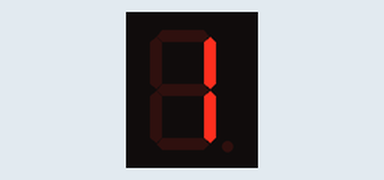
This sketch was run on a simulated Arduino Uno, built with avr-gcc and run on an emulated ATmega328P. On the bench: 1-digit seven-segment display. Wiring (inferred from the names in the program): 1-digit 7-segment display, segments lit when HIGH: segments pin 6, pin 5, pin 4, pin 3, pin 2, pin 1, pin 0. The segment pins are drawn as the display they are named for.

Above: at 0.1 s.
At 1.1 s:
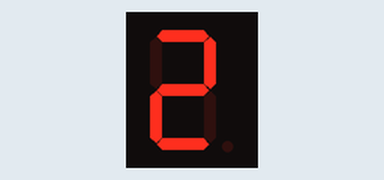

Measured:
- what the display in image 1 shows lasts 1.0 s, from 1.0 s to 2.0 s

The sketch:

LED7.ino
```cpp
int a=6, b=5, c=4, d=3, e=2,f=1,g=0;
void setup()
{
  pinMode(a,OUTPUT); pinMode(b,OUTPUT); pinMode(c,OUTPUT);
  pinMode(d,OUTPUT); pinMode(e,OUTPUT); pinMode(f,OUTPUT); pinMode(g,OUTPUT);
}
void MOT()
{
  digitalWrite(a,LOW); digitalWrite(b,HIGH); digitalWrite(c,HIGH);
  digitalWrite(d,LOW); digitalWrite(e,LOW); digitalWrite(f,LOW); digitalWrite(g,LOW);
}
void HAI()
{
  digitalWrite(a,HIGH); digitalWrite(b,HIGH); digitalWrite(c,LOW);
  digitalWrite(d,HIGH); digitalWrite(e,HIGH); digitalWrite(f,LOW); digitalWrite(g,HIGH);
}
void loop()
{
  MOT();
  delay(1000);
  HAI();
  delay(1000);
}
```
